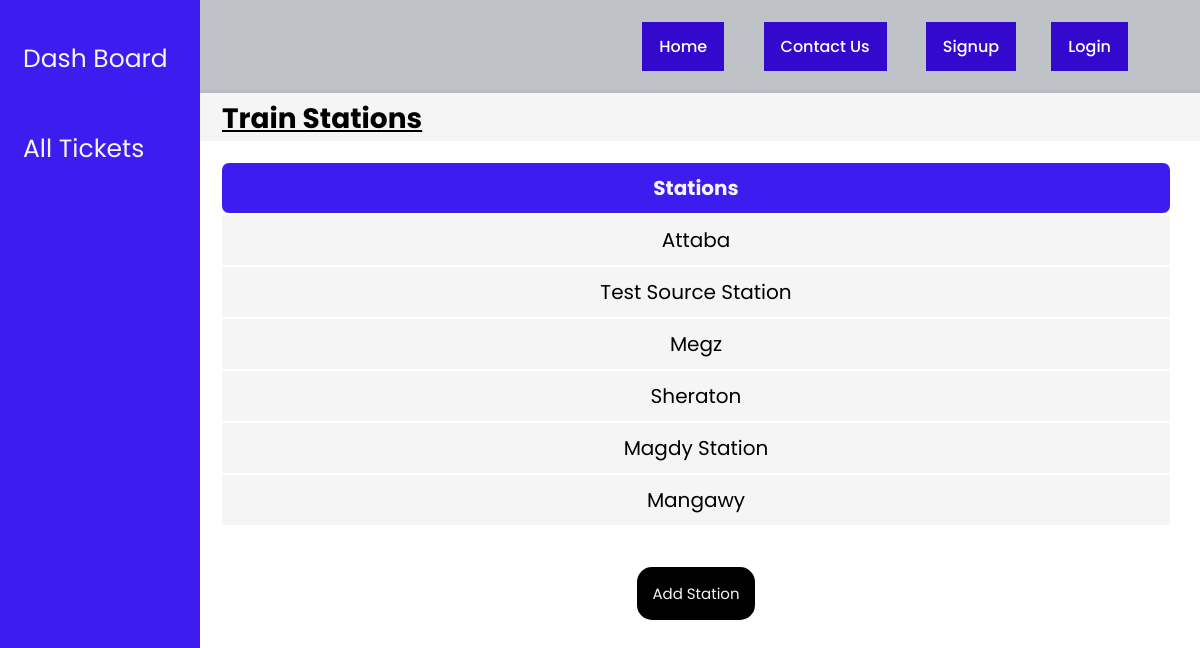
Screenshot of /train-stations.php with the database file from the repository.
### tables this page shows
CREATE TABLE `stations` (
  `stations` varchar(200) NOT NULL
);

### train-stations.php (the view, shortened to what this page needs)
<!DOCTYPE html>
<html lang="en">
<?php require_once './database/dbConnection.php'; ?>
<head>
    <link rel="stylesheet" href="CSS/admin-panel.css">
</head>
<?php session_start();
    include 'navbar.php';?>
<body>
    <div class="sidenav">
        <a href="admin-panel.php">Dash Board</a>
        <a href="all-tickets.php">All Tickets</a>
    </div>
    <div class="body2">
        <div class="title">
            <p> <b>Train Stations</b></p>
        </div>
        <div class="users-table">
            <table>
                <thead>
                    <tr>
                        <th colspan="2">Stations</th>
                    </tr>
                </thead>
                <?php
                         $sql = 'SELECT stations FROM stations ';
                         $result= mysqli_query($conn,$sql);
                         while ($row= mysqli_fetch_assoc($result)){
                         ?>
                                         <tbody>
                                             <tr class="grey-tr">
                                                 <td><?php echo $row['stations'] ?></td>
                                             </tr>
                                         </tbody>
                                         <?php
                         }
                         ?>
                                     </table>
                                 </div>
        <div class="centering">
        <div class="button-to-add-station">
            <button id="add-station-button" onclick="openForm()">Add Station</button>
        </div>
    </div>
    </div>
</body>
</html>

### css/admin-panel.css (style rules this page uses)
body { font-family: 'Poppins', sans-serif; }
.sidenav { height: 100%; width: 200px; position: fixed; z-index: 1; top: 0; left: 0px; background-color: rgb(60, 28, 238); overflow-x: hidden; padding-top: 34px; }
.sidenav a { padding: 6px 6px 6px 23px; text-decoration: none; margin-bottom: 40px; font-size: 25px; color: whitesmoke; display: block; }
.body2 { margin-left: 192px; }
.title { margin-top: 90px; font-size: 28px; text-decoration: underline; text-underline-offset: 2px; background-color: whitesmoke; padding: 8px 30px 1px; }
.users-table { text-align: center; margin: 20px 28px; font-size: 20px; }
table { width: 100%; }
th { color: whitesmoke; background-color: rgb(60, 28, 238); border: 0px #111 solid; border-radius: 7px; }
th, td { padding: 10px; }
.grey-tr { background-color: rgb(245, 245, 245); border: 4px rgb(60, 28, 238) solid; }
.button-to-add-station, .button-to-delete-station { text-align: center; display: inline-block; }
#add-station-button { margin-top: 20px; border-radius: 15px; color: whitesmoke; background-color: black; border: 0px black solid; border-color: unset; font-size: 15px; padding: 15px; }
.centering { text-align: center; }

### css/navbar.css (style rules this page uses)
* { font-family: 'Poppins', sans-serif; margin: 0; padding: 0; outline: none; border: none; text-decoration: none; text-transform: capitalize; transition: .2s linear; }

### css/index.css (style rules this page uses)
:root { --main-text-color: #3409ce; }
* { font-family: "Poppins", sans-serif; margin: 0; padding: 0; box-sizing: border-box; list-style: none; }

### rows the page displays
stations: stations "Attaba"
stations: stations "Test Source Station"
stations: stations "Megz"
stations: stations "Sheraton"
stations: stations "Magdy Station"
stations: stations "Mangawy"
